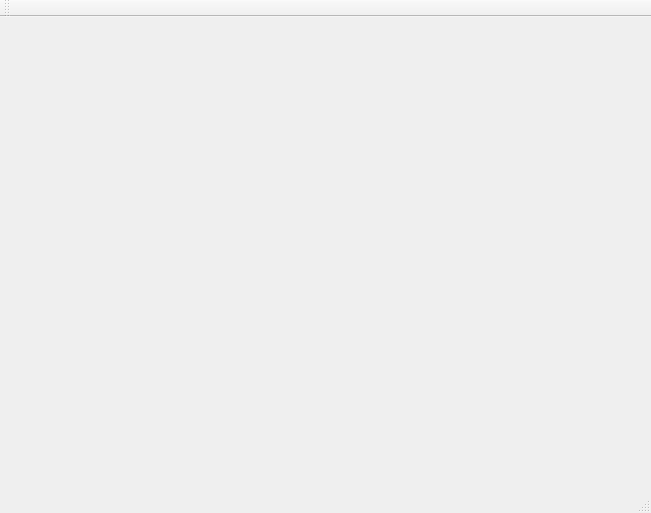
<?xml version="1.0" encoding="UTF-8"?>
<ui version="4.0">
 <class>QtGuiApplication1Class</class>
 <widget class="QMainWindow" name="QtGuiApplication1Class">
  <property name="geometry">
   <rect>
    <x>0</x>
    <y>0</y>
    <width>651</width>
    <height>513</height>
   </rect>
  </property>
  <property name="windowTitle">
   <string>UIエディタ</string>
  </property>
  <widget class="QWidget" name="centralWidget">
   <widget class="QWidget" name="Graphics" native="true">
    <property name="geometry">
     <rect>
      <x>10</x>
      <y>10</y>
      <width>631</width>
      <height>431</height>
     </rect>
    </property>
   </widget>
  </widget>
  <widget class="QMenuBar" name="menuBar">
   <property name="geometry">
    <rect>
     <x>0</x>
     <y>0</y>
     <width>651</width>
     <height>26</height>
    </rect>
   </property>
  </widget>
  <widget class="QToolBar" name="mainToolBar">
   <attribute name="toolBarArea">
    <enum>TopToolBarArea</enum>
   </attribute>
   <attribute name="toolBarBreak">
    <bool>false</bool>
   </attribute>
  </widget>
  <widget class="QStatusBar" name="statusBar"/>
 </widget>
 <layoutdefault spacing="6" margin="11"/>
 <resources>
  <include location="QtGuiApplication1.qrc"/>
 </resources>
 <connections/>
</ui>
